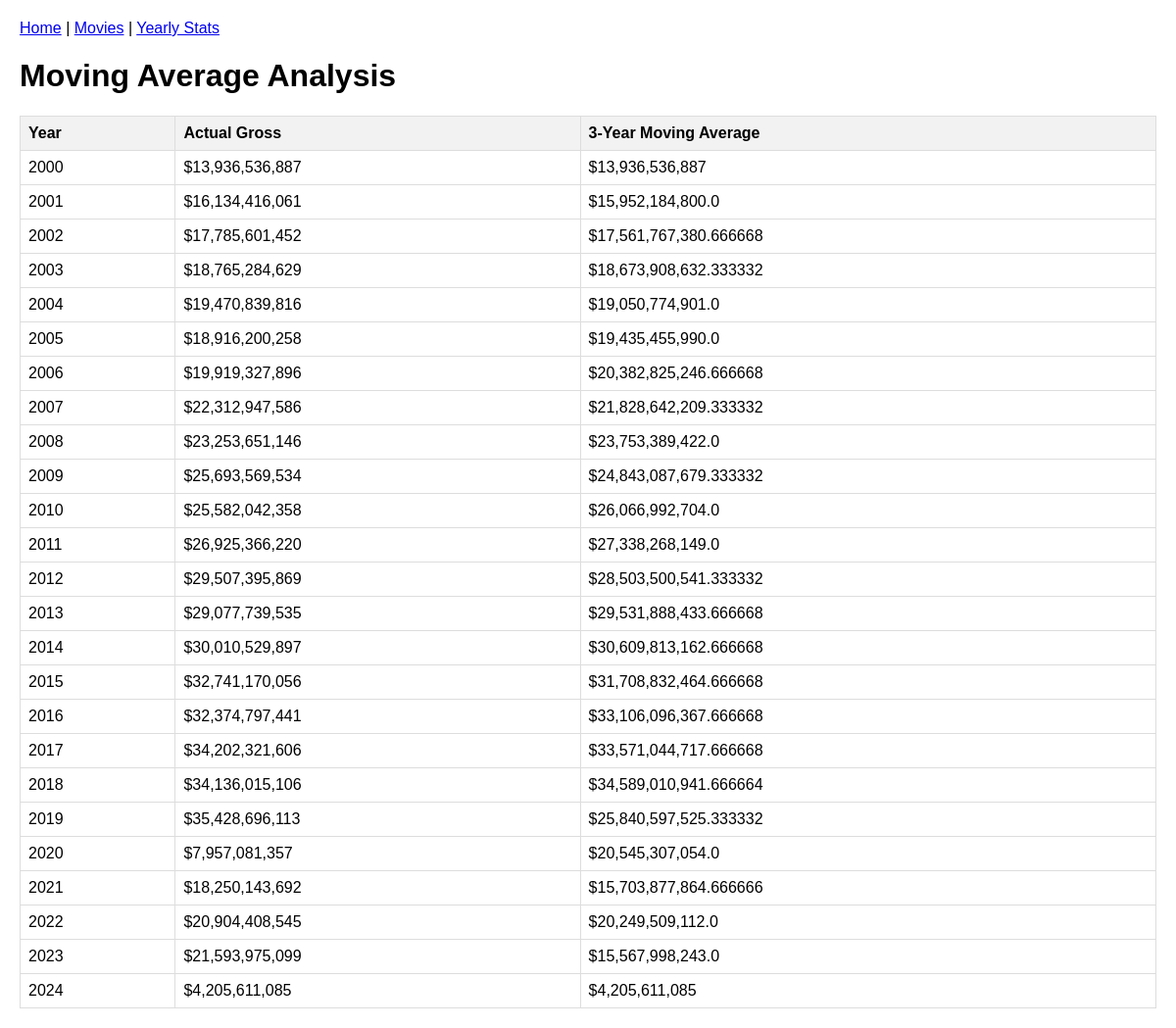
/moving_average, run on the app's committed database.
### models.py (models this page shows)
class YearlyStats(db.Model):
    id = db.Column(db.Integer, primary_key=True)
    year = db.Column(db.Integer, unique=True, nullable=False)
    total_gross = db.Column(db.Integer, nullable=False)
    movie_count = db.Column(db.Integer, nullable=False)

### app.py (the view)
@app.route('/moving_average')
def moving_average():
    try:
        stats = YearlyStats.query.order_by(YearlyStats.year).all()
        years = [stat.year for stat in stats]
        grosses = [stat.total_gross for stat in stats]
        moving_avg = []
        for i in range(len(grosses)):
            if i < 1 or i >= len(grosses) - 1:
                moving_avg.append(grosses[i])
            else:
                avg = (grosses[i-1] + grosses[i] + grosses[i+1]) / 3
                moving_avg.append(avg)
        return render_template('moving_average.html', stats=stats, years=years, grosses=grosses, moving_avg=moving_avg)
    except Exception as e:
        return render_template('error.html', error=str(e))

### app.py (called while the page is built)
def intcomma(value):
    return "{:,}".format(value)

### templates/moving_average.html (shortened to what this page needs)
<!DOCTYPE html>
<html lang="en">
<head>
</head>
<body>
{% extends 'base.html' %}
{% block content %}
    <h1>Moving Average Analysis</h1>
    <table>
        <tr>
            <th>Year</th>
            <th>Actual Gross</th>
            <th>3-Year Moving Average</th>
        </tr>
        {% for i in range(stats|length) %}
        <tr>
            <td>{{ years[i] }}</td>
            <td>${{ grosses[i] | intcomma }}</td>
            <td>${{ moving_avg[i] | intcomma }}</td>
        </tr>
        {% endfor %}
    </table>
{% endblock %}

### static/style.css (style rules this page uses)
body { font-family: Arial, sans-serif; margin: 0; padding: 20px; }
table { border-collapse: collapse; width: 100%; }
th, td { border: 1px solid #ddd; padding: 8px; text-align: left; }
th { background-color: #f2f2f2; }

### data on the page
YearlyStats: year "2000", total_gross "13,936,536,887", total_gross "13,936,536,887"
YearlyStats: year "2001", total_gross "16,134,416,061"
YearlyStats: year "2002", total_gross "17,785,601,452"
YearlyStats: year "2003", total_gross "18,765,284,629"
YearlyStats: year "2004", total_gross "19,470,839,816"
YearlyStats: year "2005", total_gross "18,916,200,258"
YearlyStats: year "2006", total_gross "19,919,327,896"
YearlyStats: year "2007", total_gross "22,312,947,586"
YearlyStats: year "2008", total_gross "23,253,651,146"
YearlyStats: year "2009", total_gross "25,693,569,534"
YearlyStats: year "2010", total_gross "25,582,042,358"
YearlyStats: year "2011", total_gross "26,925,366,220"
YearlyStats: year "2012", total_gross "29,507,395,869"
YearlyStats: year "2013", total_gross "29,077,739,535"
YearlyStats: year "2014", total_gross "30,010,529,897"
YearlyStats: year "2015", total_gross "32,741,170,056"
YearlyStats: year "2016", total_gross "32,374,797,441"
YearlyStats: year "2017", total_gross "34,202,321,606"
YearlyStats: year "2018", total_gross "34,136,015,106"
YearlyStats: year "2019", total_gross "35,428,696,113"
YearlyStats: year "2020", total_gross "7,957,081,357"
YearlyStats: year "2021", total_gross "18,250,143,692"
YearlyStats: year "2022", total_gross "20,904,408,545"
YearlyStats: year "2023", total_gross "21,593,975,099"
YearlyStats: year "2024", total_gross "4,205,611,085", total_gross "4,205,611,085"

### other printed values
{{ moving_avg[i] | intcomma }} "15,952,184,800.0" "17,561,767,380.666668" "18,673,908,632.333332" "19,050,774,901.0" "19,435,455,990.0" "20,382,825,246.666668" "21,828,642,209.333332" "23,753,389,422.0" "24,843,087,679.333332" "26,066,992,704.0" "27,338,268,149.0" "28,503,500,541.333332" "29,531,888,433.666668" "30,609,813,162.666668" "31,708,832,464.666668" "33,106,096,367.666668" "33,571,044,717.666668" "34,589,010,941.666664" "25,840,597,525.333332" "20,545,307,054.0" "15,703,877,864.666666" "20,249,509,112.0" "15,567,998,243.0"
